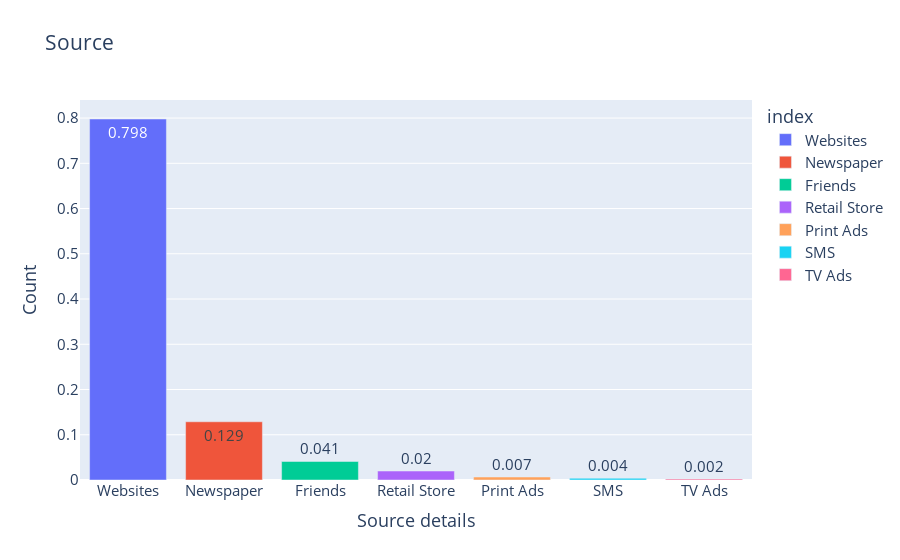

Here is the notebook cell this chart was saved with:
### Markdown cell above
### 3.2 Source

### Code cell
source_df = df['Source'].value_counts(normalize=True)

fig = px.bar(source_df, x=source_df.index, y=source_df.values, color=source_df.index, 
       text=source_df.values.round(3), title="Source")
fig.update_traces(width=0.8)
fig.update_layout(
    xaxis_title="Source details",
    yaxis_title="Count",
    font = dict(size=15))
fig.show()

### Figure 1 — Plotly figure (JSON) as saved in the notebook; plotly's stock layout.template omitted (floating-point values rounded to 4 significant figures)
{"data": [{"alignmentgroup": "True", "hovertemplate": "index=%{x}<br>y=%{y}<br>text=%{text}<extra></extra>", "legendgroup": "Websites", "marker": {"color": "#636efa", "pattern": {"shape": ""}}, "name": "Websites", "offsetgroup": "Websites", "orientation": "v", "showlegend": true, "text": [0.798], "textposition": "auto", "type": "bar", "width": 0.8, "x": ["Websites"], "xaxis": "x", "y": [0.7979], "yaxis": "y"}, {"alignmentgroup": "True", "hovertemplate": "index=%{x}<br>y=%{y}<br>text=%{text}<extra></extra>", "legendgroup": "Newspaper", "marker": {"color": "#EF553B", "pattern": {"shape": ""}}, "name": "Newspaper", "offsetgroup": "Newspaper", "orientation": "v", "showlegend": true, "text": [0.129], "textposition": "auto", "type": "bar", "width": 0.8, "x": ["Newspaper"], "xaxis": "x", "y": [0.1287], "yaxis": "y"}, {"alignmentgroup": "True", "hovertemplate": "index=%{x}<br>y=%{y}<br>text=%{text}<extra></extra>", "legendgroup": "Friends", "marker": {"color": "#00cc96", "pattern": {"shape": ""}}, "name": "Friends", "offsetgroup": "Friends", "orientation": "v", "showlegend": true, "text": [0.041], "textposition": "auto", "type": "bar", "width": 0.8, "x": ["Friends"], "xaxis": "x", "y": [0.04094], "yaxis": "y"}, {"alignmentgroup": "True", "hovertemplate": "index=%{x}<br>y=%{y}<br>text=%{text}<extra></extra>", "legendgroup": "Retail Store", "marker": {"color": "#ab63fa", "pattern": {"shape": ""}}, "name": "Retail Store", "offsetgroup": "Retail Store", "orientation": "v", "showlegend": true, "text": [0.02], "textposition": "auto", "type": "bar", "width": 0.8, "x": ["Retail Store"], "xaxis": "x", "y": [0.01982], "yaxis": "y"}, {"alignmentgroup": "True", "hovertemplate": "index=%{x}<br>y=%{y}<br>text=%{text}<extra></extra>", "legendgroup": "Print Ads", "marker": {"color": "#FFA15A", "pattern": {"shape": ""}}, "name": "Print Ads", "offsetgroup": "Print Ads", "orientation": "v", "showlegend": true, "text": [0.007], "textposition": "auto", "type": "bar", "width": 0.8, "x": ["Print Ads"], "xaxis": "x", "y": [0.006596], "yaxis": "y"}, {"alignmentgroup": "True", "hovertemplate": "index=%{x}<br>y=%{y}<br>text=%{text}<extra></extra>", "legendgroup": "SMS", "marker": {"color": "#19d3f3", "pattern": {"shape": ""}}, "name": "SMS", "offsetgroup": "SMS", "orientation": "v", "showlegend": true, "text": [0.004], "textposition": "auto", "type": "bar", "width": 0.8, "x": ["SMS"], "xaxis": "x", "y": [0.003854], "yaxis": "y"}, {"alignmentgroup": "True", "hovertemplate": "index=%{x}<br>y=%{y}<br>text=%{text}<extra></extra>", "legendgroup": "TV Ads", "marker": {"color": "#FF6692", "pattern": {"shape": ""}}, "name": "TV Ads", "offsetgroup": "TV Ads", "orientation": "v", "showlegend": true, "text": [0.002], "textposition": "auto", "type": "bar", "width": 0.8, "x": ["TV Ads"], "xaxis": "x", "y": [0.002187], "yaxis": "y"}], "layout": {"barmode": "relative", "font": {"size": 15}, "legend": {"title": {"text": "index"}, "tracegroupgap": 0}, "title": {"text": "Source"}, "xaxis": {"anchor": "y", "categoryarray": ["Websites", "Newspaper", "Friends", "Retail Store", "Print Ads", "SMS", "TV Ads"], "categoryorder": "array", "domain": [0, 1], "title": {"text": "Source details"}}, "yaxis": {"anchor": "x", "domain": [0, 1], "title": {"text": "Count"}}}}
